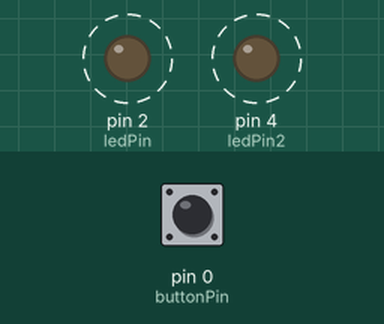
Simulated run of this sketch. Board: Arduino Uno, built with avr-gcc and run on an emulated ATmega328P. On the bench: output pins drawn as LEDs (lit = HIGH). Dashed ring = blinking. The test bench sets the inputs (shaded band); at power-on: pin 0 (buttonPin) HIGH.

Above: at 0.5 s.
Timing chart, 0 to 4.6 s (numbered marks = the images above):
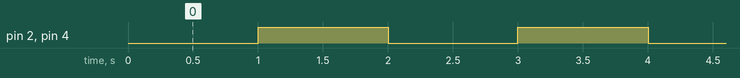

Measured:
- by itself, pin 2 (ledPin), pin 4 (ledPin2): alternates HIGH for 1.0 s and LOW for 1.0 s

The sketch:

Blink.ino
```cpp
const int buttonPin = 0;     // GPIO 0 entspricht dem FLASH-Button
const int ledPin = 2;        // Die interne LED (GPIO 2 / D4)
const int ledPin2 = 4;        // externe LED (GPIO 4 / D2)
int zeit = 1000;              //Warte Zeit
bool ledStatus = LOW;
unsigned long letzteBlinkZeit = 0;

void setup() {
  // INPUT_PULLUP aktiviert den internen Widerstand, damit der Pin stabil HIGH bleibt
  pinMode(buttonPin, INPUT_PULLUP);
  pinMode(ledPin, OUTPUT);
  pinMode(ledPin2, OUTPUT);
}

void loop() {
  unsigned long aktuelZeit = millis();
  if((aktuelZeit - letzteBlinkZeit) >= zeit){
    letzteBlinkZeit = aktuelZeit;
    ledStatus = !ledStatus;
    digitalWrite(ledPin, ledStatus);
    digitalWrite(ledPin2, ledStatus);
  }

  if (digitalRead(buttonPin) == LOW) {
    delay(200);
    zeit -= 100;
    if(zeit <= 0){
      zeit = 1000;
    }
    while(digitalRead(buttonPin) == LOW);
  }
}
```
